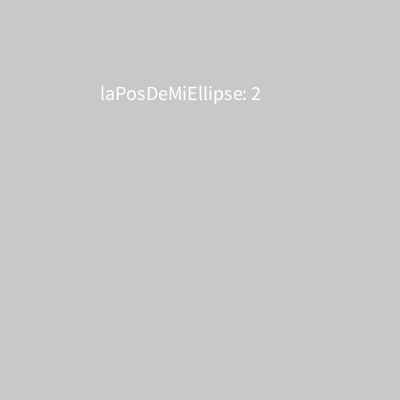
Frame 1 (no input)
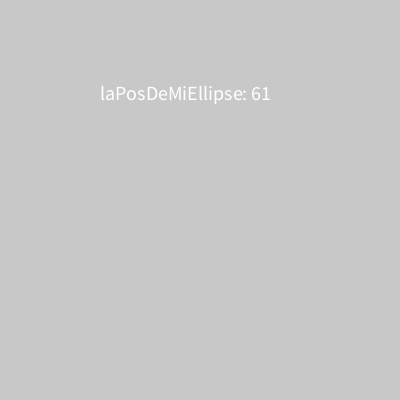
Frame 60 (the mouse pressed at the canvas centre just before this capture)
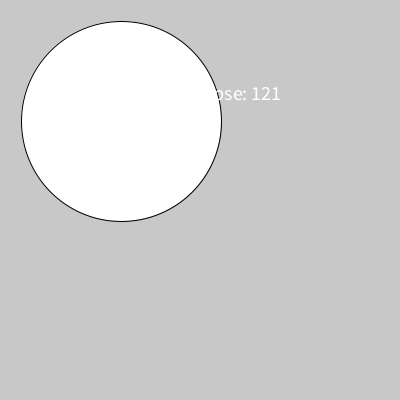
Frame 120 (the mouse held since frame 60 and released just before this capture)

The Processing sketch that drew these frames (run headless with seeded random() and noise(); from frame 60 on, the mouse is pressed at the canvas centre):

// Processing sketch: variable_mouse
// ── variable_mouse.pde
int laPosDeMiEllipse;

void setup(){
  size(400, 400);
  laPosDeMiEllipse = 1;
  textSize(20);
}

void draw(){
  background(200);
  laPosDeMiEllipse = laPosDeMiEllipse + 1;// laPosDeMiEllipse++;
  ellipse(laPosDeMiEllipse,laPosDeMiEllipse,mouseX,mouseY);
  
  text("laPosDeMiEllipse: " + laPosDeMiEllipse, 100, 100);
}
